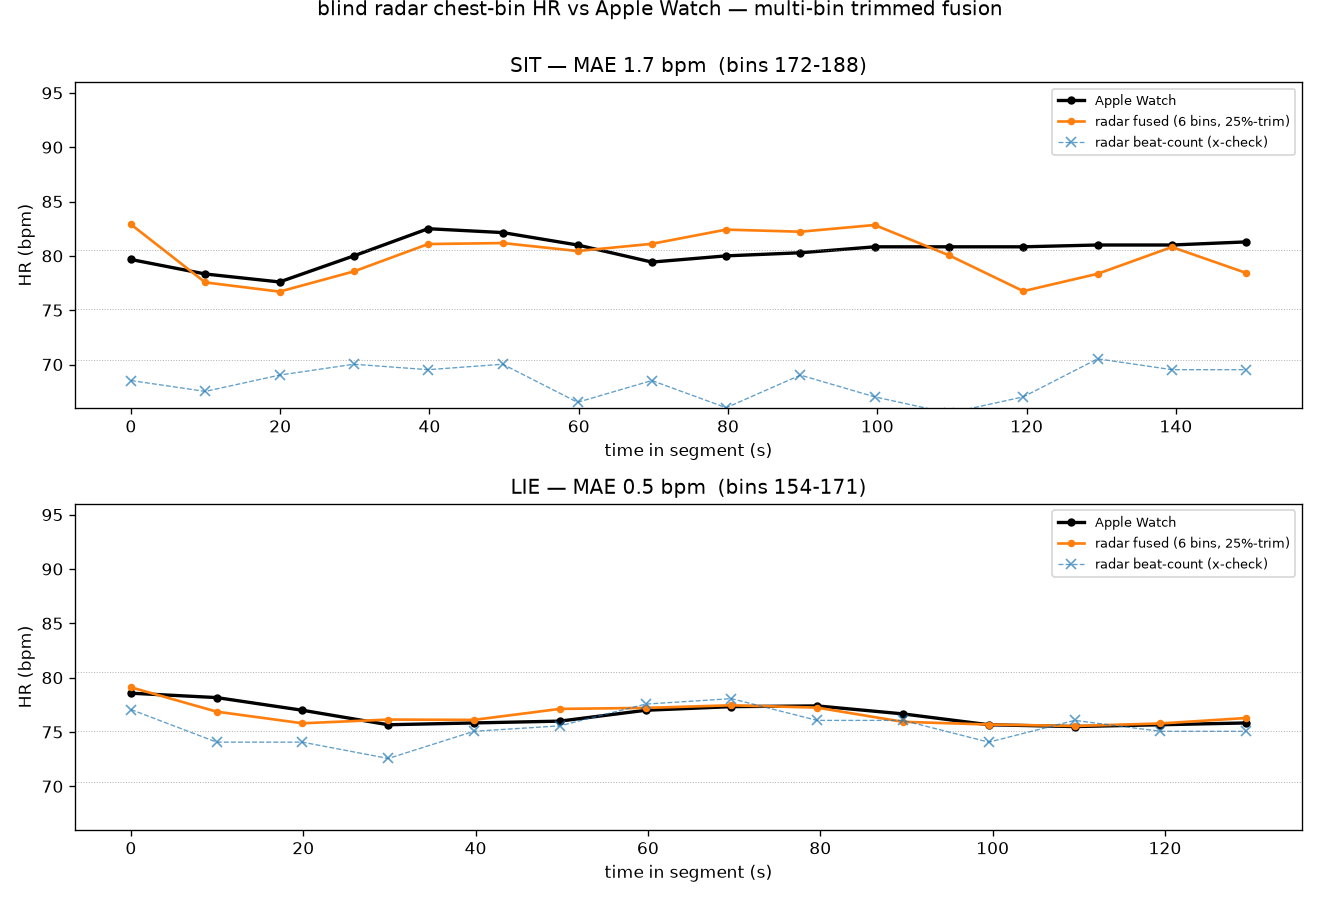

Recreate this plot in Python.
"""Final validation: blind radar chest-bin HR vs Apple Watch HR, per 30s window,
on the sit and lie resting segments (wall-clock gated, walk excluded).

Self-contained in this directory (reads the npz + watch CSV next to it, imports
bcg_vitals from the parent pc/). Radar HR = SUB-LAG interpolated autocorr per bin,
then a ROBUST FUSION over the top-K cardiac-SNR chest bins: trim 1/4 off each end
and mean the middle half (25%-trimmed mean). This removes single-bin fragility —
at sit (marginal cardiac SNR ~2-4) one bin can lock a spurious low value; trimming
both ends drops that low outlier and any high outlier. Independent beat-count
(same fusion) as a cross-check. Writes results_per_window.csv + validate_watch.png
(SIT top, LIE bottom).

    .venv/bin/python3 validate_watch.py
"""
import os, sys, time, csv
import numpy as np
HERE = os.path.dirname(os.path.abspath(__file__))
sys.path.insert(0, os.path.dirname(HERE))                 # parent pc/ -> bcg_vitals
from bcg_vitals import demod_channels, bandpass, autocorr_peak, beat_count, RR_LO, RR_HI

WATCH = os.path.join(HERE, "watch_hr_0713.csv")
WIN, STEP = 30.0, 10.0
KBINS = 6                                                 # top cardiac-SNR chest bins fused
SEGS = [
    ("chairL_sit_20260713_225001.npz", (22, 51, 0), (22, 54, 0), "SIT"),
    ("chairL_sit_20260713_225502.npz", (22, 56, 20), (22, 59, 0), "LIE"),
]


def trimmed(vals):
    """25%-trimmed mean: drop 1/4 off each end, mean the middle half."""
    s = sorted(v for v in vals if v)
    if not s:
        return None
    k = len(s); lo = k // 4
    mid = s[lo:k - lo] if k - 2 * lo >= 1 else s
    return float(np.mean(mid))


def top_chest_bins(disp, fps, f0):
    N = disp.shape[1]; f = np.fft.rfftfreq(N, 1 / fps)
    rr = np.array([bandpass(d, fps, RR_LO, 0.6).std() for d in disp])
    body = rr > 0.12 * rr.max()

    def cs(d):
        X = 2 * np.abs(np.fft.rfft(d - d.mean())) / N
        band = (f >= 1.0) & (f <= 1.7); nh = np.zeros_like(f, bool)
        for k in range(1, 12):
            nh |= np.abs(f - k * f0) <= 0.035
        c = band & ~nh
        return X[np.where(c)[0][np.argmax(X[c])]] / (np.median(X[band & ~nh]) + 1e-9)
    csn = np.array([cs(disp[i]) if body[i] else 0 for i in range(disp.shape[0])])
    return list(np.argsort(csn)[::-1][:KBINS])


def analyse(path, s0, s1):
    d = np.load(os.path.join(HERE, path), allow_pickle=True)
    n = int(d["counts"].astype(int).min())
    ts = np.asarray(d["frame_ts"], float)[:n]; t0 = float(d["block_start_epoch"])
    base = list(time.localtime(t0))
    def ep(hms):
        b = base[:]; b[3], b[4], b[5] = hms; return time.mktime(time.struct_time(b))
    idx = np.where((ts >= ep(s0)) & (ts <= ep(s1)))[0]
    C = np.asarray(d["snapshots"], np.complex64)[:, idx[0]:idx[-1] + 1, :]
    bins = d["bins"].astype(int); tw = ts[idx[0]:idx[-1] + 1]
    fps = (len(tw) - 1) / (tw[-1] - tw[0])
    disp = demod_channels(C, bins); N = disp.shape[1]; f = np.fft.rfftfreq(N, 1 / fps)
    rr_amp = [bandpass(x, fps, RR_LO, 0.6).std() for x in disp]
    Xr = np.abs(np.fft.rfft(bandpass(disp[int(np.argmax(rr_amp))], fps, RR_LO, RR_HI)))
    m = (f >= RR_LO) & (f <= RR_HI); f0 = f[m][np.argmax(Xr[m])]
    chidx = top_chest_bins(disp, fps, f0)
    return disp, fps, tw, N, chidx, [int(bins[c]) for c in chidx], f0


def main():
    a = np.loadtxt(WATCH, delimiter=",", skiprows=1); wep, whr = a[:, 0], a[:, 1]
    rows = [("segment", "wall", "radar_fused", "beat_fused", "watch", "d")]
    panels, all_r, all_w = [], [], []
    print(f"blind radar chest-bin HR (interp + {KBINS}-bin 25%-trimmed fusion)  vs  Apple Watch\n")
    for path, s0, s1, lab in SEGS:
        disp, fps, tw, N, chidx, chbins, f0 = analyse(path, s0, s1)
        sigs = [bandpass(disp[c], fps, 1.0, 1.7) for c in chidx]
        cbcs = [bandpass(disp[c], fps, 0.9, 2.0) for c in chidx]
        W = int(WIN * fps)
        print(f"=== {lab}  chest bins {sorted(chbins)}  RR={f0*60:.0f} ===")
        print(f"  {'wall':>8} {'radar':>6} {'beat':>5} {'watch':>6} {'d':>5}")
        T, R, B, Wv = [], [], [], []
        s = 0
        while s + W <= N:
            hrv = [autocorr_peak(sg[s:s + W], fps, 60, 102, interp=True)[0] for sg in sigs]
            hr = trimmed(hrv)
            bc = trimmed([beat_count(cb[s:s + W], fps, hi_bpm=110) for cb in cbcs])
            tc = tw[s + W // 2]
            wm = (wep >= tc - WIN / 2) & (wep <= tc + WIN / 2)
            wv = float(np.mean(whr[wm])) if wm.any() else float(np.interp(tc, wep, whr))
            if hr:
                T.append(tc); R.append(hr); B.append(bc); Wv.append(wv)
                wall = time.strftime("%H:%M:%S", time.localtime(tc))
                print(f"  {wall:>8} {hr:6.1f} {bc:5.0f} {wv:6.0f} {hr-wv:+5.1f}")
                rows.append((lab, wall, f"{hr:.1f}", f"{bc:.0f}", f"{wv:.0f}", f"{hr-wv:+.1f}"))
            s += int(STEP * fps)
        R, B, Wv = np.array(R), np.array(B), np.array(Wv)
        mae = np.mean(np.abs(R - Wv))
        print(f"  -> {lab}: radar median {np.median(R):.1f}, watch median {np.median(Wv):.0f}, "
              f"MAE={mae:.1f}, bias={np.mean(R-Wv):+.1f}\n")
        panels.append((lab, sorted(chbins), np.array(T), R, B, Wv, mae))
        all_r += list(R); all_w += list(Wv)
    all_r, all_w = np.array(all_r), np.array(all_w)
    print(f"OVERALL: MAE={np.mean(np.abs(all_r-all_w)):.1f} bpm, bias={np.mean(all_r-all_w):+.1f} "
          f"(n={len(all_r)} windows)")
    with open(os.path.join(HERE, "results_per_window.csv"), "w", newline="") as fh:
        csv.writer(fh).writerows(rows)
    print("saved results_per_window.csv")

    try:
        import matplotlib; matplotlib.use("Agg"); import matplotlib.pyplot as plt
        fig, ax = plt.subplots(2, 1, figsize=(11, 7.5))
        for k, (lab, chbins, T, R, B, Wv, mae) in enumerate(panels):
            t = T - T[0]
            ax[k].plot(t, Wv, "k-o", lw=2, ms=4, label="Apple Watch")
            ax[k].plot(t, R, "C1.-", lw=1.6, ms=7, label=f"radar fused ({KBINS} bins, 25%-trim)")
            ax[k].plot(t, B, "C0x--", lw=.8, ms=6, alpha=.7, label="radar beat-count (x-check)")
            for yy in (70.4, 75.1, 80.5):
                ax[k].axhline(yy, color="grey", ls=":", lw=.6, alpha=.6)
            ax[k].set_title(f"{lab} — MAE {mae:.1f} bpm  (bins {chbins[0]}-{chbins[-1]})")
            ax[k].set_ylabel("HR (bpm)"); ax[k].set_ylim(66, 96)
            ax[k].legend(fontsize=8, loc="upper right"); ax[k].set_xlabel("time in segment (s)")
        fig.suptitle("blind radar chest-bin HR vs Apple Watch — multi-bin trimmed fusion", y=1.0)
        fig.tight_layout(); fig.savefig(os.path.join(HERE, "validate_watch.png"), dpi=120)
        print("saved validate_watch.png")
    except Exception as e:
        print("plot skipped:", e)


if __name__ == "__main__":
    main()
